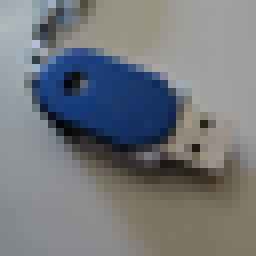
#> input picture TP2/usb_32x32.png, 32 x 32 px, found by its file name (shown 8 times larger)
$ python JPEGCompression.py
#> lines starting #> are read from the running program, lines starting #| are printed output that depends on the picture

import cv2 as cv
import numpy as np
from matplotlib import pyplot as plt

#JPEG quantification matrix
# receives:
#   - boolean to specify is Y or Cr/Cb component
#   - compression factor (0..100)
def getQuantificationMatrix(LuminanceOrChrominance, compfactor):
    lumQuant = [16,11,10,16,24,40,51,61,
            12,12,14,19,26,58,60,55,
            14,13,16,24,40,57,69,56,
            14,17,22,29,51,87,80,62,
            18,22,37,56,68,109,103,77,
            24,35,55,64,81,104,113,92,
            49,64,78,87,103,121,120,101,
            72,92,95,98,112,100,103,99]

    ChrQuant = [17, 18, 24, 47, 99, 99, 99, 99,
                18, 21, 26, 66, 99, 99, 99, 99,
                24, 26, 56, 99, 99, 99, 99, 99,
                47, 66, 99, 99, 99, 99, 99, 99,
                99, 99, 99, 99, 99, 99, 99, 99,
                99, 99, 99, 99, 99, 99, 99, 99,
                99, 99, 99, 99, 99, 99, 99, 99,
                99, 99, 99, 99, 99, 99, 99, 99
                ]

    matrix = np.zeros((8, 8),dtype=float)
    idx = 0
    Quant = lumQuant if LuminanceOrChrominance else ChrQuant
    for y in range(0, 8):
        for x in range(0, 8):
            matrix[y, x] = Quant[idx]*100.0/compfactor
            idx+=1

    return matrix


# Process a 8x8 block image
# receives:
#   - single channel image,
#   - boolean to specify is Y or Cr/Cb component
#   - compression factor (0..100)
def blockProcessing(imgChannelBlock,luminanceOrChrominance, compFactor):

    # b)	Convert block to float format and subtract the DC component (128)
    imgChannelBlock = np.float32(imgChannelBlock) - 128

    # c)	Apply the Discrete Cosine Transform (DCT)
    imgChannelBlock = cv.dct(imgChannelBlock)

    # d)	Coefficients Quantization (divide by quantification matrix and round)
    quant_Mat = getQuantificationMatrix(luminanceOrChrominance, compFactor)
    imgChannelBlock = np.divide(imgChannelBlock, quant_Mat)

    # e)	Coefficients rounding (math.round)
    imgChannelBlock = np.round(imgChannelBlock)

    # f) Coefficients recovering
    imgChannelBlock = np.multiply(imgChannelBlock, quant_Mat)

    # g)	Apply the Discrete Cosine Inverse Transform
    imgChannelBlock = cv.idct(imgChannelBlock)

    # h) Add DC component, clip to 0..255 and convert to byte
    imgChannelBlock += 128
    imgChannelBlock = np.clip(imgChannelBlock, 0, 255)
    result = np.uint8(imgChannelBlock)

    return result

def main():
    COMPRESSION_PER =  60.0
    img_BGR = cv.imread("usb_32x32.png")
#> img_BGR is the input picture: shape (32, 32, 3); mean B, G, R 123.6, 120, 116.3
    img_BGR = cv.cvtColor(img_BGR, cv.COLOR_BGR2RGB)

    # Ex 2.1
    img_YCrCb = cv.cvtColor(img_BGR, cv.COLOR_BGR2YCrCb)
#> img_YCrCb: shape (32, 32, 3); mean of channels 0, 1, 2 120.6, 130.1, 125.5
    imgChannelY, imgChannelCr, imgChannelCb  = cv.split(img_YCrCb)
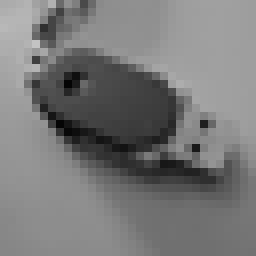
#> imgChannelY: shape (32, 32) (shown 8 times larger); min 4, max 195, mean 120.6
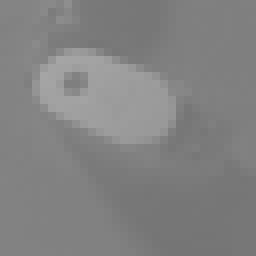
#> imgChannelCr: shape (32, 32) (shown 8 times larger); min 117, max 165, mean 130.1
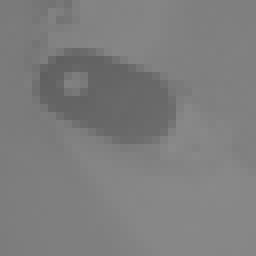
#> imgChannelCb: shape (32, 32) (shown 8 times larger); min 96, max 138, mean 125.5

    #Ex 2.2
    imgChannelCb = cv.resize(imgChannelCb, None, fx=0.5, fy=1, interpolation=cv.INTER_AREA)
    imgChannelCr = cv.resize(imgChannelCr, None, fx=0.5, fy=1, interpolation=cv.INTER_AREA)

    #Ex 2.3
    BLOCK_SIZE = 8

    height, width = imgChannelY.shape
#> height = 32; width = 32
    N_width_blocks = int(width/ BLOCK_SIZE)
#> N_width_blocks = 4
    N_height_blocks = int(height/ BLOCK_SIZE)
#> N_height_blocks = 4
    reconstructedY = np.zeros_like(imgChannelY)
    for i in range(N_height_blocks):
        for j in range(N_width_blocks):
            imgChannelBlock = imgChannelY[i*BLOCK_SIZE : i*BLOCK_SIZE+BLOCK_SIZE, j*BLOCK_SIZE : j*BLOCK_SIZE+BLOCK_SIZE]
            resultBlock = blockProcessing(imgChannelBlock,1, COMPRESSION_PER)
            reconstructedY[i*BLOCK_SIZE : (i+1)*BLOCK_SIZE, j*BLOCK_SIZE : (j+1)*BLOCK_SIZE] = resultBlock
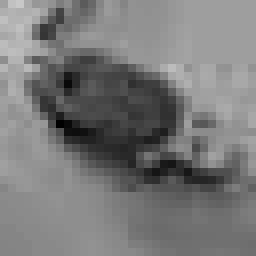
#> reconstructedY: shape (32, 32) (shown 8 times larger); min 0, max 200, mean 120.5

    height, width = imgChannelCb.shape
#> width = 16
    N_width_blocks = int(width/ BLOCK_SIZE)
#> N_width_blocks = 2
    N_height_blocks = int(height/ BLOCK_SIZE)
    reconstructedCb = np.zeros_like(imgChannelCb)
    for i in range(N_height_blocks):
        for j in range(N_width_blocks):
            imgChannelBlock = imgChannelCb[i*BLOCK_SIZE : i*BLOCK_SIZE+BLOCK_SIZE, j*BLOCK_SIZE : j*BLOCK_SIZE+BLOCK_SIZE]
            resultBlock = blockProcessing(imgChannelBlock,0, COMPRESSION_PER)
            reconstructedCb[i*BLOCK_SIZE : (i+1)*BLOCK_SIZE, j*BLOCK_SIZE : (j+1)*BLOCK_SIZE] = resultBlock

    height, width = imgChannelCr.shape
    N_width_blocks = int(width/ BLOCK_SIZE)
    N_height_blocks = int(height/ BLOCK_SIZE)
    reconstructedCr = np.zeros_like(imgChannelCr)
    for i in range(N_height_blocks):
        for j in range(N_width_blocks):
            imgChannelBlock = imgChannelCr[i*BLOCK_SIZE : i*BLOCK_SIZE+BLOCK_SIZE, j*BLOCK_SIZE : j*BLOCK_SIZE+BLOCK_SIZE]
            resultBlock = blockProcessing(imgChannelBlock,0, COMPRESSION_PER)
            reconstructedCr[i*BLOCK_SIZE : (i+1)*BLOCK_SIZE, j*BLOCK_SIZE : (j+1)*BLOCK_SIZE] = resultBlock

    #Ex 2.4
    reconstructedCb = cv.resize(reconstructedCb ,None,fx=2, fy=1, interpolation=cv.INTER_AREA )
    reconstructedCr = cv.resize(reconstructedCr ,None,fx=2, fy=1, interpolation=cv.INTER_AREA )

    #Ex 2.5
    img_JPEG = cv.merge((reconstructedY, reconstructedCr, reconstructedCb))
#> img_JPEG: shape (32, 32, 3); mean of channels 0, 1, 2 120.5, 129.4, 125
    img_JPEG = cv.cvtColor(img_JPEG, cv.COLOR_YCrCb2BGR)
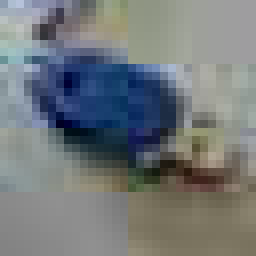
#> img_JPEG: shape (32, 32, 3) (shown 8 times larger); mean R, G, B 115.3, 120.5, 122.4

    plt.figure()
    plt.subplot(1,2,1)
    plt.imshow(img_BGR)
    plt.axis('off')
    plt.subplot(1,2,2)
    plt.imshow(img_JPEG)
    plt.axis('off')
    plt.show()


if __name__ == "__main__":
    main()

$ run again, with TP2/eye_128x128.bmp saved as TP2/usb_32x32.png
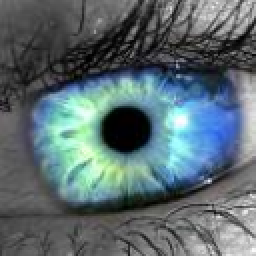
#> input picture TP2/eye_128x128.bmp, 128 x 128 px, found by its file name (shown 2 times larger)
#> in main, img_BGR is the input picture: shape (128, 128, 3); mean B, G, R 111.9, 107.1, 91
#> img_YCrCb: shape (128, 128, 3); mean of channels 0, 1, 2 106.7, 131.7, 119.1
#> after the loop in main, `for i in range(N_height_blocks):`:
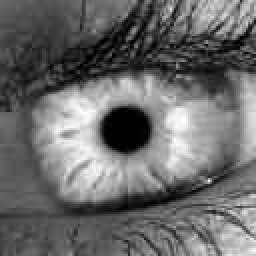
#> reconstructedY: shape (128, 128) (shown 2 times larger); min 0, max 255, mean 106.3
#> in main, `img_JPEG = cv.cvtColor(img_JPEG, cv.COLOR_YCrCb2BGR)`:
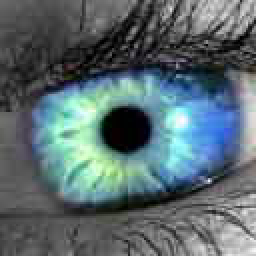
#> img_JPEG: shape (128, 128, 3) (shown 2 times larger); mean R, G, B 90.3, 106.9, 111.1
